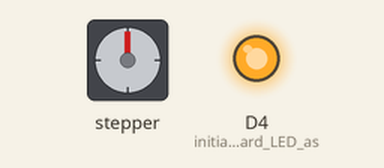
Recording of a sketch running on a simulated ESP8266 (Wemos D1 mini). Parts: stepper motor, output pins drawn as LEDs (lit = HIGH). Stepper angles assume 4096 steps per turn; what the sketch prints to the serial monitor is not drawn.

Above: at 0.38 s.
At 13.7 s:
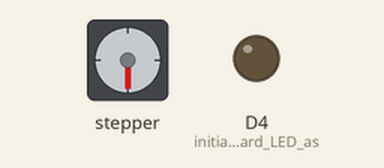
At 14.36 s:
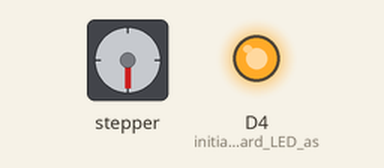
At 34.68 s:
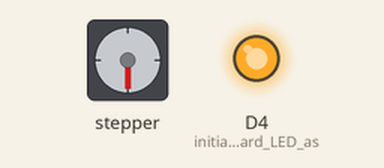
Timing chart, 0 to 40.0 s (numbered marks = the images above):
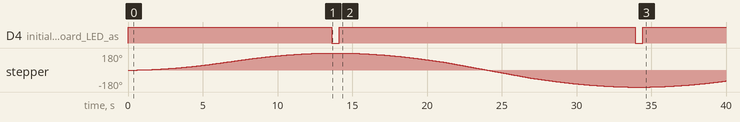

The sketch:

wemos_D1_stepper_motor_28BYJ-48_ULN2003.ino
```cpp
// (licence header left out)
#include <AccelStepper.h>
#define HALFSTEP 8

// Motor pin definitions
#define motorPin1  D5     // IN1 on the ULN2003 driver 1
#define motorPin2  D6     // IN2 on the ULN2003 driver 1
#define motorPin3  D8     // IN3 on the ULN2003 driver 1
#define motorPin4  D7     // IN4 on the ULN2003 driver 1

// Initialize with pin sequence IN1-IN3-IN2-IN4 for using the AccelStepper with 28BYJ-48
AccelStepper stepper(HALFSTEP, motorPin1, motorPin3, motorPin2, motorPin4);

void setup()
{
  Serial.begin(115200);
  Serial.println(__FILE__);
  Serial.print("Compiled on ");
  Serial.print(__DATE__);
  Serial.print(" ");
  Serial.println(__TIME__);

  pinMode(LED_BUILTIN, OUTPUT);  // initialize onboard LED as output
  digitalWrite(LED_BUILTIN, HIGH);

  stepper.setMaxSpeed(1000.0);
  stepper.setAcceleration(50.0);
  stepper.setSpeed(200);
  /* 2048 == 1/2 rotation of the axis.
   * 64 steps per full rotation for the motor, to be multiplied by 64
   * (the reducing factor of the complete motor) --> 64 * 64 = 4096 steps per rotation
   *
   * At boot, the motor will turn 1/2 rotation clockwise, then 1 turn anti-clockwise.
   */
  stepper.moveTo(2048);

}

void loop()
{
  //Change direction when the stepper reaches the target position
  if (stepper.distanceToGo() == 0) {
    stepper.moveTo(-stepper.currentPosition());
    digitalWrite(LED_BUILTIN, LOW);
    delay(500);
    digitalWrite(LED_BUILTIN, HIGH);
  }
  stepper.run();
  //Serial.println(stepper.distanceToGo());
}
```

Measured:
- by itself, D4 (initialize_onboard_LED_as): alternates HIGH for 19.8 s and LOW for 0.50 s
- by itself, stepper: turns 179° clockwise in 12.5 s, then 1° clockwise in 0.00 s, then 1° counter-clockwise in 0.00 s, then 359° counter-clockwise in 18.8 s, and so on
